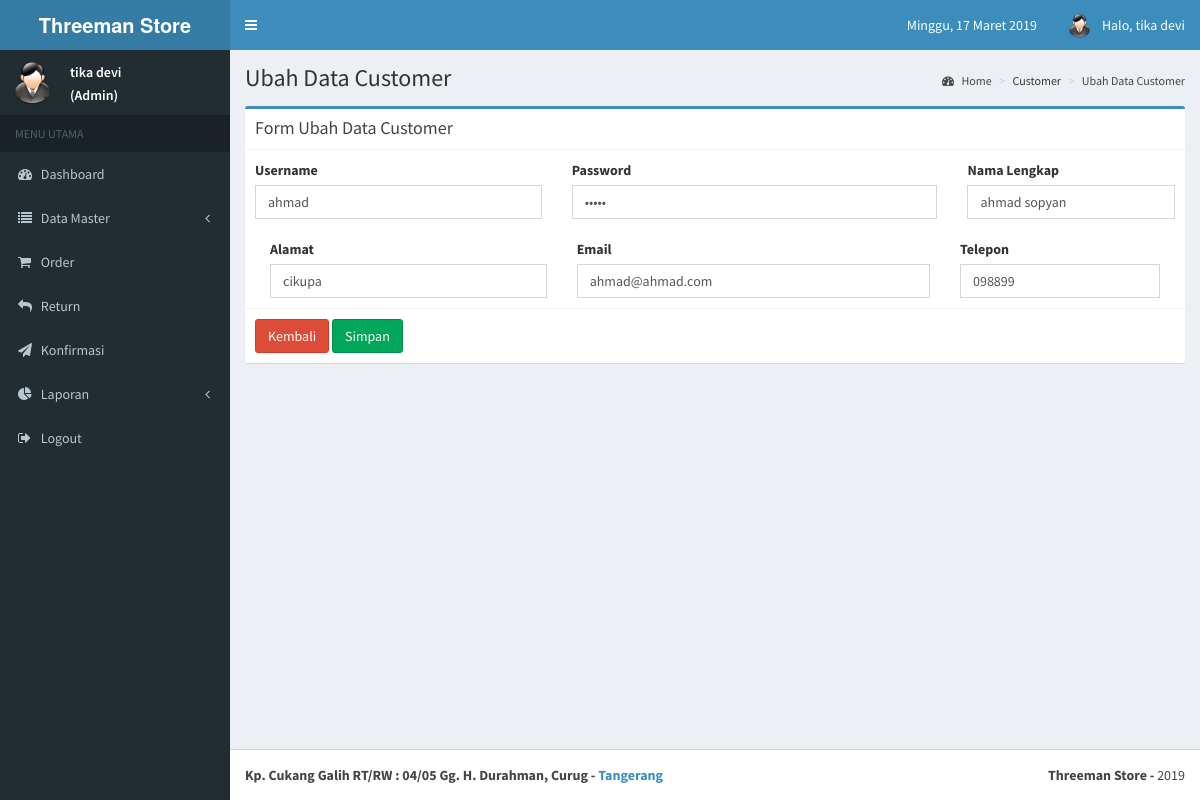
The app's page /admin/data_customer_edit.php?id_customer=1 (signed in) with its own data.
### tables this page shows
CREATE TABLE `tb_customer` (
  `id_customer` int(8) NOT NULL,
  `username` varchar(15) NOT NULL,
  `password` varchar(20) NOT NULL,
  `nama_lengkap` varchar(50) NOT NULL,
  `alamat` varchar(150) NOT NULL,
  `email` varchar(30) NOT NULL,
  `telepon` varchar(15) NOT NULL,
  `status` int(2) NOT NULL
);

### admin/data_customer_edit.php (the view, shortened to what this page needs)
<?php session_start();
include '../config.php';
?>
<!DOCTYPE html>
<html>
  <head>
    <?php include 'js.php'; ?>
  </head>
  <body class="skin-blue sidebar-mini">
    <div class="wrapper">
      <?php include 'header.php'; ?>
      <div class="content-wrapper">
        <section class="content-header">
          <h1>Ubah Data Customer</h1>
          <ol class="breadcrumb">
            <li><a href="home.php"><i class="fa fa-dashboard"></i> Home</a></li>
            <li>Customer</li>
            <li class="active"><a href="#">Ubah Data Customer</a></li>
          </ol>
        </section>
        <section class="content">
        <?php
          $id_customer        = mysqli_real_escape_string($conn, $_GET['id_customer']);
          $sql              = "SELECT * FROM tb_customer WHERE id_customer = $id_customer ";
          $result           = mysqli_query($conn, $sql);
          $data             = mysqli_fetch_array($result);
        ?>
        <form action="data_customer_update.php" method="post" enctype="multipart/form-data">
            <div class="row">
              <div class="col-md-12">
                <div class="box box-primary">
                <div class="box-header with-border">
                <h3 class="box-title"> Form Ubah Data Customer</h3>
              </div>
                  <div class="box-body">
                    <div class="row">
                      <div class="col-xs-4"><label> Username</label>
                        <input class="form-control" name="username" type="text"  size="30" placeholder="Username" value="<?php echo $data['username'] ?>"/>
                      </div>
                      <div class="col-xs-5"><label> Password</label>
                        <input class="form-control" name="password" type="password"  size="1000" placeholder="Password" value="<?php echo $data['password'] ?>"/>
                      </div>
                      <div class="col-xs-3  "><label> Nama Lengkap</label>
                        <input class="form-control" name="nama_lengkap" type="text"  size="1000" placeholder="Nama Lengkap" value="<?php echo $data['nama_lengkap'] ?>"/>
                      </div>
                    </div><br/>
                    <div class="col-xs-4"><label> Alamat</label>
                        <input class="form-control" name="alamat" type="text"  size="30" placeholder="Alamat" value="<?php echo $data['alamat'] ?>"/>
                      </div>
                      <div class="col-xs-5"><label> Email</label>
                        <input class="form-control" name="email" type="text"  size="1000" placeholder="Email" value="<?php echo $data['email'] ?>"/>
                      </div>
                      <div class="col-xs-3  "><label> Telepon</label>
                        <input class="form-control" name="telepon" type="text"  size="1000" placeholder="Telepon" value="<?php echo $data['telepon'] ?>"/>
                      </div>
                  </div>
                  <div class="box-footer">
                    <a href="data_customer.php" class="btn btn-danger">
                    Kembali</a>
                    <button type="submit" name="update" class="btn btn-success"> Simpan</button>
                  </div>
                </div>
              </div>
            </div>
          </form>
        </section>
      </div>
      <?php include "footer.php" ?>
    </div>
  </body>
</html>

### records on screen
tb_customer: username "ahmad", nama_lengkap "ahmad sopyan", alamat "cikupa", email "ahmad@ahmad.com", telepon "098899"

### other values on screen
$sesen_nama_lengkap "tika devi"
